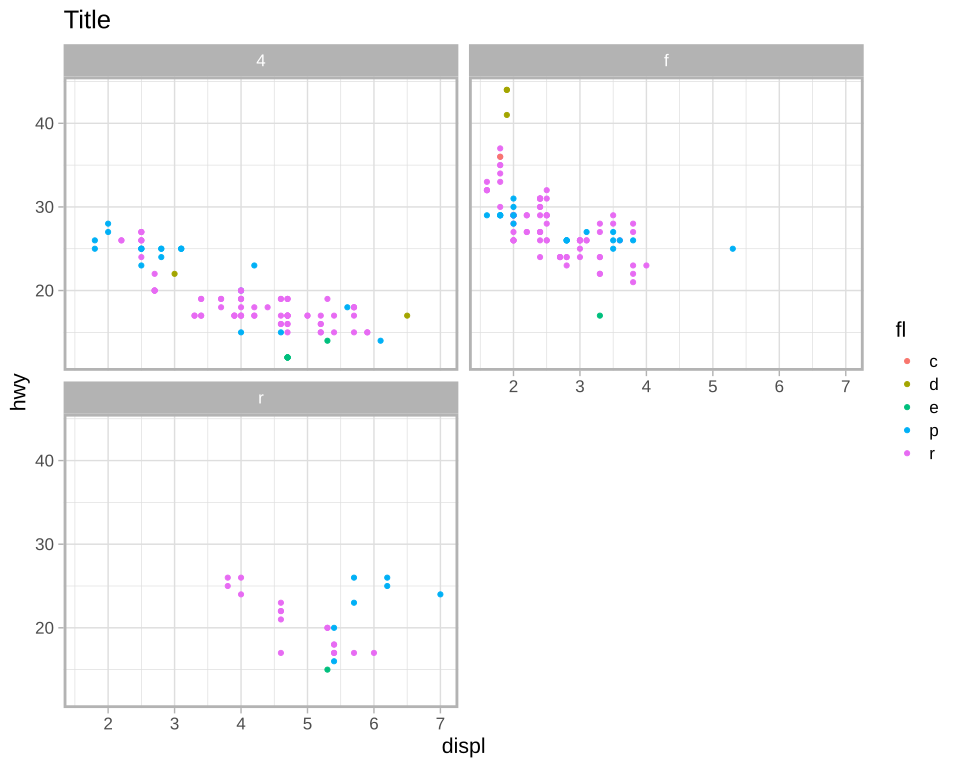

Write the R code that produced this figure.
# The plot test/golden/theme_base_sizes.svg draws, drawn by ggplot2 itself, as ggplot2's own visual
# tests draw their snapshots: the independent check on that golden whenever it changes. The suite
# never runs this; it needs R, ggplot2 and vdiffr, saved as the Docker image
# giggly-r:ggplot2-4.0.3. From the repository's root:
#
#   docker run --rm -v "$PWD/test/golden":/golden:ro giggly-r:ggplot2-4.0.3 \
#     Rscript /golden/theme_base_sizes.R > theme_base_sizes.ggplot2.svg
#
# and compare the two drawings element by element, as test/golden/point.R describes.
#
# mpg's highway mileage against engine size, coloured by fuel, a panel for each drive, in
# theme_light() at a base size of 16 points, its lines 1 millimetre wide and its borders 2: every
# text 16/11 the size it is at 11 points, every spacing and margin half of 16 points or a share of
# that, the tick length too, the grid, ticks and border their shares of the widths given, and the
# legend's keys still 1.2 lines square. The points are set at theme_gray()'s size and stroke, which
# a theme does not yet change.
#
# First checked with ggplot2 4.0.3 and vdiffr 1.0.9: every element and clip path matches, in
# ggplot2's order, but the background's edge, which R writes as its rounding error.

library(ggplot2)

plot <- ggplot(mpg, aes(displ, hwy, colour = fl)) +
  geom_point(size = 1.5, stroke = 0.5) +
  facet_wrap(~drv, ncol = 2) +
  labs(title = "Title") +
  theme_light(base_size = 16, base_line_size = 1, base_rect_size = 2)

file <- tempfile(fileext = ".svg")
vdiffr::write_svg(plot, file)
cat(readLines(file), sep = "\n")
